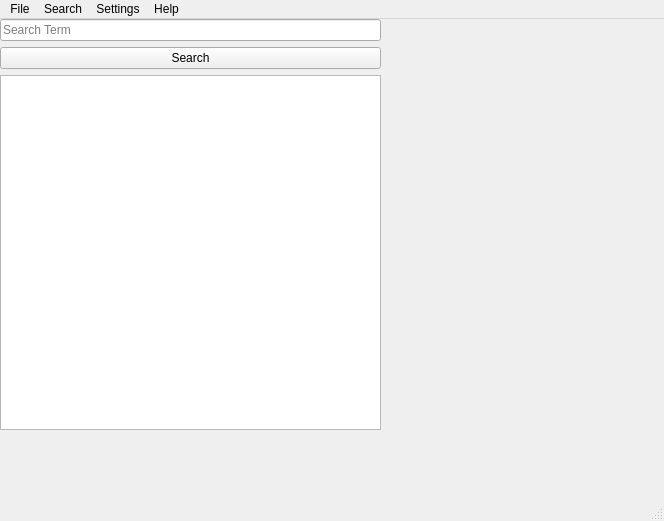
<?xml version="1.0" encoding="UTF-8"?>
<ui version="4.0">
 <class>MainWindow</class>
 <widget class="QMainWindow" name="MainWindow">
  <property name="geometry">
   <rect>
    <x>0</x>
    <y>0</y>
    <width>664</width>
    <height>521</height>
   </rect>
  </property>
  <property name="windowTitle">
   <string>Dermatology Image Tagger</string>
  </property>
  <widget class="QWidget" name="centralwidget">
   <widget class="QWidget" name="verticalLayoutWidget">
    <property name="geometry">
     <rect>
      <x>0</x>
      <y>0</y>
      <width>651</width>
      <height>451</height>
     </rect>
    </property>
    <layout class="QVBoxLayout" name="verticalLayout" stretch="0">
     <property name="sizeConstraint">
      <enum>QLayout::SetMaximumSize</enum>
     </property>
     <item>
      <widget class="QStackedWidget" name="stackedWidget">
       <property name="currentIndex">
        <number>1</number>
       </property>
       <widget class="QWidget" name="FileWidget">
        <widget class="QWidget" name="verticalLayoutWidget_2">
         <property name="geometry">
          <rect>
           <x>0</x>
           <y>0</y>
           <width>641</width>
           <height>221</height>
          </rect>
         </property>
         <layout class="QVBoxLayout" name="verticalLayout_2">
          <item>
           <widget class="QLabel" name="pictureViewLbl">
            <property name="text">
             <string/>
            </property>
           </widget>
          </item>
         </layout>
        </widget>
        <widget class="QWidget" name="formLayoutWidget">
         <property name="geometry">
          <rect>
           <x>0</x>
           <y>220</y>
           <width>641</width>
           <height>271</height>
          </rect>
         </property>
         <layout class="QFormLayout" name="formLayout_2">
          <property name="fieldGrowthPolicy">
           <enum>QFormLayout::AllNonFixedFieldsGrow</enum>
          </property>
          <item row="0" column="0">
           <widget class="QLabel" name="label">
            <property name="text">
             <string>ID</string>
            </property>
           </widget>
          </item>
          <item row="0" column="1">
           <widget class="QLineEdit" name="idTxt"/>
          </item>
          <item row="1" column="0">
           <widget class="QLabel" name="label_2">
            <property name="text">
             <string>Lesion</string>
            </property>
           </widget>
          </item>
          <item row="1" column="1">
           <widget class="QLineEdit" name="lesionTxt"/>
          </item>
          <item row="2" column="0">
           <widget class="QLabel" name="label_3">
            <property name="text">
             <string>Diagnosis</string>
            </property>
           </widget>
          </item>
          <item row="2" column="1">
           <widget class="QLineEdit" name="diagnosisTxt"/>
          </item>
          <item row="4" column="0">
           <widget class="QLabel" name="label_4">
            <property name="text">
             <string>Location</string>
            </property>
           </widget>
          </item>
          <item row="4" column="1">
           <widget class="QLineEdit" name="locationTxt"/>
          </item>
          <item row="5" column="0">
           <widget class="QLabel" name="label_5">
            <property name="text">
             <string>Date</string>
            </property>
           </widget>
          </item>
          <item row="6" column="0">
           <widget class="QLabel" name="label_6">
            <property name="text">
             <string>Comment</string>
            </property>
           </widget>
          </item>
          <item row="6" column="1">
           <widget class="QLineEdit" name="commentTxt"/>
          </item>
          <item row="7" column="1">
           <widget class="QLabel" name="label_7">
            <property name="text">
             <string/>
            </property>
           </widget>
          </item>
          <item row="5" column="1">
           <widget class="QLineEdit" name="dateTxt"/>
          </item>
         </layout>
        </widget>
       </widget>
       <widget class="QWidget" name="SearchWidget">
        <widget class="QWidget" name="verticalLayoutWidget_3">
         <property name="geometry">
          <rect>
           <x>0</x>
           <y>0</y>
           <width>381</width>
           <height>411</height>
          </rect>
         </property>
         <layout class="QVBoxLayout" name="verticalLayout_4">
          <item>
           <widget class="QLineEdit" name="searchTxt">
            <property name="placeholderText">
             <string>Search Term</string>
            </property>
           </widget>
          </item>
          <item>
           <widget class="QPushButton" name="searchButton">
            <property name="text">
             <string>Search</string>
            </property>
           </widget>
          </item>
          <item>
           <widget class="QListWidget" name="searchList"/>
          </item>
         </layout>
        </widget>
        <widget class="QWidget" name="verticalLayoutWidget_4">
         <property name="geometry">
          <rect>
           <x>380</x>
           <y>0</y>
           <width>251</width>
           <height>411</height>
          </rect>
         </property>
         <layout class="QVBoxLayout" name="verticalLayout_5">
          <item>
           <widget class="QLabel" name="searchImageLbl">
            <property name="text">
             <string/>
            </property>
           </widget>
          </item>
          <item>
           <widget class="QLabel" name="searchLbl">
            <property name="text">
             <string/>
            </property>
           </widget>
          </item>
         </layout>
        </widget>
       </widget>
       <widget class="QWidget" name="SettingsWidget">
        <widget class="QWidget" name="verticalLayoutWidget_5">
         <property name="geometry">
          <rect>
           <x>-1</x>
           <y>-1</y>
           <width>641</width>
           <height>441</height>
          </rect>
         </property>
         <layout class="QVBoxLayout" name="verticalLayout_3">
          <item>
           <widget class="QListWidget" name="folderList"/>
          </item>
          <item>
           <widget class="QPushButton" name="chooseFolderButton">
            <property name="text">
             <string>Choose Folder to Add to Search Path</string>
            </property>
           </widget>
          </item>
          <item>
           <widget class="QPushButton" name="folderRemoveButton">
            <property name="text">
             <string>Remove</string>
            </property>
           </widget>
          </item>
          <item>
           <widget class="QPushButton" name="loadSettingButton">
            <property name="text">
             <string>Load Setting</string>
            </property>
           </widget>
          </item>
          <item>
           <widget class="QPushButton" name="saveSettingButton">
            <property name="text">
             <string>Save Settings</string>
            </property>
           </widget>
          </item>
         </layout>
        </widget>
       </widget>
       <widget class="QWidget" name="helpWidget">
        <widget class="QWidget" name="formLayoutWidget_2">
         <property name="geometry">
          <rect>
           <x>150</x>
           <y>60</y>
           <width>361</width>
           <height>261</height>
          </rect>
         </property>
         <layout class="QFormLayout" name="formLayout">
          <property name="fieldGrowthPolicy">
           <enum>QFormLayout::AllNonFixedFieldsGrow</enum>
          </property>
          <item row="0" column="0">
           <widget class="QLabel" name="helpNameLbl">
            <property name="text">
             <string>DIT</string>
            </property>
           </widget>
          </item>
          <item row="1" column="0">
           <widget class="QLabel" name="label_8">
            <property name="text">
             <string>by</string>
            </property>
           </widget>
          </item>
          <item row="1" column="1">
           <widget class="QLabel" name="helpAuthorLbl">
            <property name="text">
             <string>Bell Eapen</string>
            </property>
           </widget>
          </item>
          <item row="2" column="0">
           <widget class="QLabel" name="label_10">
            <property name="text">
             <string>License</string>
            </property>
           </widget>
          </item>
          <item row="2" column="1">
           <widget class="QLabel" name="helpLicenseLbl">
            <property name="text">
             <string>LGPL</string>
            </property>
           </widget>
          </item>
          <item row="3" column="0">
           <widget class="QLabel" name="label_9">
            <property name="text">
             <string>Version</string>
            </property>
           </widget>
          </item>
          <item row="3" column="1">
           <widget class="QLabel" name="helpVersionLbl">
            <property name="text">
             <string>0.5.0</string>
            </property>
           </widget>
          </item>
          <item row="5" column="0">
           <widget class="QLabel" name="label_11">
            <property name="text">
             <string>Current Version:</string>
            </property>
           </widget>
          </item>
          <item row="5" column="1">
           <widget class="QLabel" name="helpUpdateLbl">
            <property name="text">
             <string>Check for Updates</string>
            </property>
           </widget>
          </item>
          <item row="6" column="0">
           <widget class="QLabel" name="label_12">
            <property name="text">
             <string/>
            </property>
           </widget>
          </item>
         </layout>
        </widget>
       </widget>
      </widget>
     </item>
    </layout>
   </widget>
  </widget>
  <widget class="QMenuBar" name="menubar">
   <property name="geometry">
    <rect>
     <x>0</x>
     <y>0</y>
     <width>664</width>
     <height>25</height>
    </rect>
   </property>
   <widget class="QMenu" name="menuFile">
    <property name="title">
     <string>File</string>
    </property>
    <addaction name="actionOpen"/>
    <addaction name="actionSave"/>
    <addaction name="actionRestore"/>
    <addaction name="separator"/>
    <addaction name="actionExit"/>
   </widget>
   <widget class="QMenu" name="menuSearch">
    <property name="title">
     <string>Search</string>
    </property>
    <addaction name="actionFind"/>
   </widget>
   <widget class="QMenu" name="menuSettings">
    <property name="title">
     <string>Settings</string>
    </property>
    <addaction name="actionDefault"/>
   </widget>
   <widget class="QMenu" name="menuHelp">
    <property name="title">
     <string>Help</string>
    </property>
    <addaction name="actionAbout"/>
    <addaction name="actionCheck_for_Updates"/>
   </widget>
   <addaction name="menuFile"/>
   <addaction name="menuSearch"/>
   <addaction name="menuSettings"/>
   <addaction name="menuHelp"/>
  </widget>
  <widget class="QStatusBar" name="statusbar"/>
  <action name="actionOpen">
   <property name="text">
    <string>Open</string>
   </property>
  </action>
  <action name="actionSave">
   <property name="text">
    <string>Save</string>
   </property>
  </action>
  <action name="actionRestore">
   <property name="text">
    <string>Restore</string>
   </property>
  </action>
  <action name="actionExit">
   <property name="text">
    <string>Exit</string>
   </property>
  </action>
  <action name="actionFind">
   <property name="text">
    <string>Find</string>
   </property>
  </action>
  <action name="actionDefault">
   <property name="text">
    <string>Default</string>
   </property>
  </action>
  <action name="actionAbout">
   <property name="text">
    <string>About</string>
   </property>
  </action>
  <action name="actionCheck_for_Updates">
   <property name="text">
    <string>Check for Updates</string>
   </property>
  </action>
 </widget>
 <resources/>
 <connections/>
</ui>
